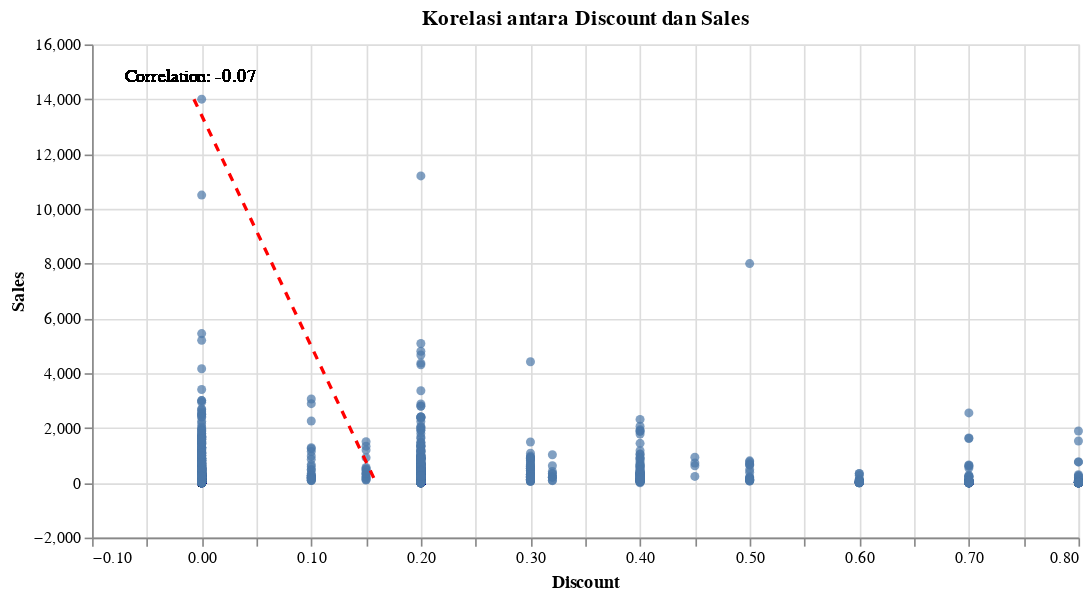

Source (notebook cell):
### Markdown cell above
terdapat beberapa penyebab produk mengalami negatif profit, salah satunya yaitu melakukan pengecekan terhadap strategi pemberian diskon. 
* apakah ada korelasi antara sales dengan diskon
* apakah terdapat korelasi antara profit dengan diskon

### Code cell
core=df23[['Sales','Discount','Profit']]
corelation = core[['Sales', 'Discount']].corr(method='spearman').loc['Discount','Sales']
fig=alt.Chart(core).mark_circle().encode(
    x=alt.X('Discount').scale(zero=False),
    y=alt.Y('Sales').scale(zero=False, padding=1),
).properties(
    title="Korelasi antara Discount dan Sales",
    width=600, height=300
)
text = alt.Chart(core).mark_text(
    text=f'Correlation: {corelation:.2f}',
    align='left',
    baseline='middle',
    dx=10,
    dy=10
).encode(
    x=alt.value(10),
    y=alt.value(10)
)
fig + fig.transform_regression('Sales','Discount').mark_line(color='red', strokeDash=[5,5])+text

### Figure 1 — Vega-Lite specification as saved in the notebook (floating-point values rounded to 4 significant figures; data arrays with more than 128 entries replaced by an {"elided": "..."} marker saying what was removed)
{"config": {"view": {"continuousWidth": 300, "continuousHeight": 300}}, "layer": [{"mark": {"type": "circle"}, "encoding": {"x": {"field": "Discount", "scale": {"zero": false}, "type": "quantitative"}, "y": {"field": "Sales", "scale": {"zero": false, "padding": 1}, "type": "quantitative"}}, "title": "Korelasi antara Discount dan Sales"}, {"mark": {"type": "line", "color": "red", "strokeDash": [5, 5]}, "encoding": {"x": {"field": "Discount", "scale": {"zero": false}, "type": "quantitative"}, "y": {"field": "Sales", "scale": {"zero": false, "padding": 1}, "type": "quantitative"}}, "title": "Korelasi antara Discount dan Sales", "transform": [{"on": "Sales", "regression": "Discount"}]}, {"mark": {"type": "text", "align": "left", "baseline": "middle", "dx": 10, "dy": 10, "text": "Correlation: -0.07"}, "encoding": {"x": {"value": 10}, "y": {"value": 10}}}], "data": {"name": "data-0a31245ce8402c074b76616fb755fdfe"}, "height": 300, "width": 600, "$schema": "https://vega.github.io/schema/vega-lite/v5.16.3.json", "datasets": {"data-0a31245ce8402c074b76616fb755fdfe": {"elided": "3319 records"}}}
